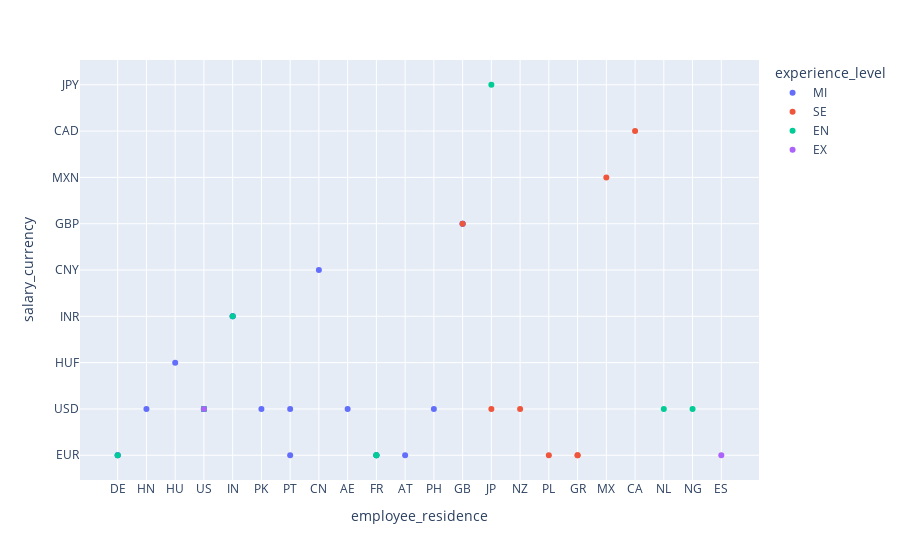

The cell this chart's notebook holds for it:
### Markdown cell above
### Q: looking at the salary currency based on employee residence

### Code cell
px.scatter(df[:50], y='salary_currency', x='employee_residence',color='experience_level')

### Figure 1 — Plotly figure (JSON) as saved in the notebook; plotly's stock layout.template omitted (floating-point values rounded to 4 significant figures)
{"data": [{"hovertemplate": "experience_level=MI<br>employee_residence=%{x}<br>salary_currency=%{y}<extra></extra>", "legendgroup": "MI", "marker": {"color": "#636efa", "symbol": "circle"}, "mode": "markers", "name": "MI", "orientation": "v", "showlegend": true, "type": "scatter", "x": ["DE", "HN", "HU", "US", "IN", "US", "US", "PK", "PT", "CN", "IN", "US", "AE", "DE", "US", "FR", "AT", "US", "PH", "PT", "US", "GB", "GB", "US", "FR"], "xaxis": "x", "y": ["EUR", "USD", "HUF", "USD", "INR", "USD", "USD", "USD", "USD", "CNY", "INR", "USD", "USD", "EUR", "USD", "EUR", "EUR", "USD", "USD", "EUR", "USD", "GBP", "GBP", "USD", "EUR"], "yaxis": "y"}, {"hovertemplate": "experience_level=SE<br>employee_residence=%{x}<br>salary_currency=%{y}<extra></extra>", "legendgroup": "SE", "marker": {"color": "#EF553B", "symbol": "circle"}, "mode": "markers", "name": "SE", "orientation": "v", "showlegend": true, "type": "scatter", "x": ["JP", "GB", "US", "US", "NZ", "PL", "GR", "MX", "CA", "GR", "US"], "xaxis": "x", "y": ["USD", "GBP", "USD", "USD", "USD", "EUR", "EUR", "MXN", "CAD", "EUR", "USD"], "yaxis": "y"}, {"hovertemplate": "experience_level=EN<br>employee_residence=%{x}<br>salary_currency=%{y}<extra></extra>", "legendgroup": "EN", "marker": {"color": "#00cc96", "symbol": "circle"}, "mode": "markers", "name": "EN", "orientation": "v", "showlegend": true, "type": "scatter", "x": ["US", "FR", "FR", "JP", "IN", "NL", "US", "US", "US", "NG", "US", "DE"], "xaxis": "x", "y": ["USD", "EUR", "EUR", "JPY", "INR", "USD", "USD", "USD", "USD", "USD", "USD", "EUR"], "yaxis": "y"}, {"hovertemplate": "experience_level=EX<br>employee_residence=%{x}<br>salary_currency=%{y}<extra></extra>", "legendgroup": "EX", "marker": {"color": "#ab63fa", "symbol": "circle"}, "mode": "markers", "name": "EX", "orientation": "v", "showlegend": true, "type": "scatter", "x": ["US", "ES"], "xaxis": "x", "y": ["USD", "EUR"], "yaxis": "y"}], "layout": {"legend": {"title": {"text": "experience_level"}, "tracegroupgap": 0}, "margin": {"t": 60}, "xaxis": {"anchor": "y", "domain": [0, 1], "title": {"text": "employee_residence"}}, "yaxis": {"anchor": "x", "domain": [0, 1], "title": {"text": "salary_currency"}}}}
